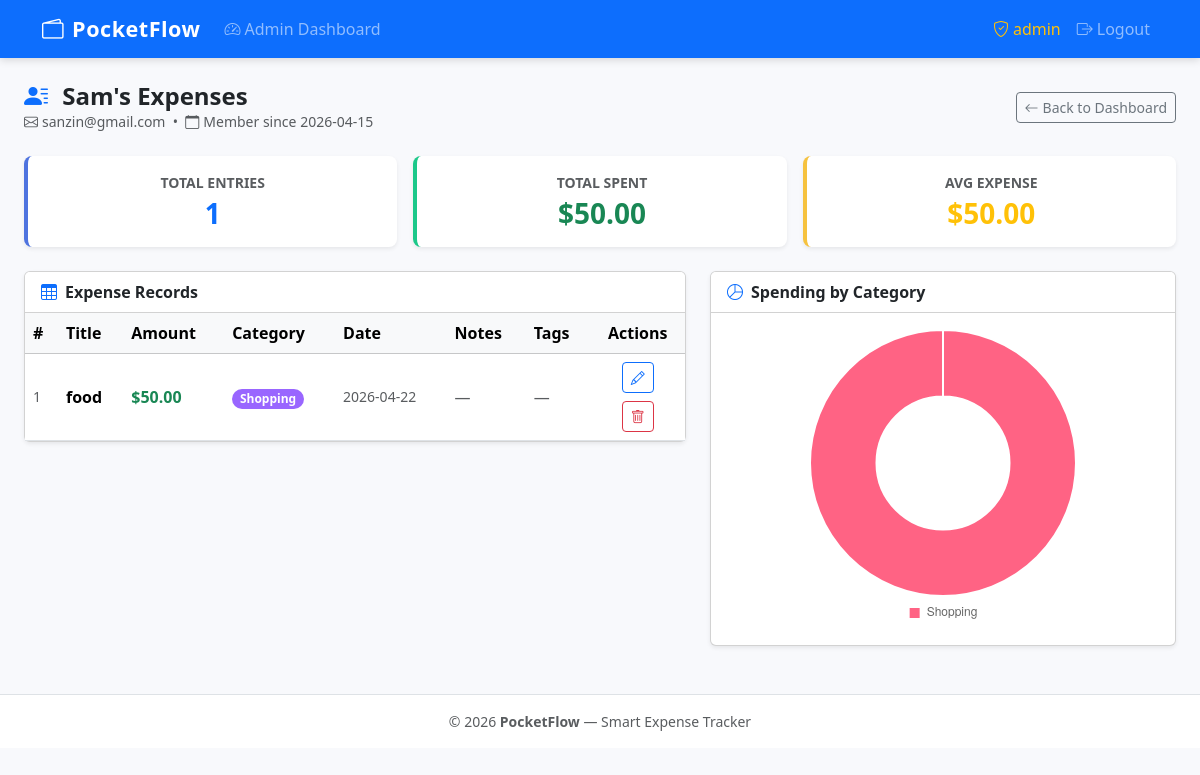
The app's page /admin/user/7 (signed in) with its own data.
### tables this page shows
CREATE TABLE users (
            id            INTEGER PRIMARY KEY AUTOINCREMENT,
            username      TEXT    NOT NULL UNIQUE,
            email         TEXT    NOT NULL UNIQUE,
            password_hash TEXT    NOT NULL,
            is_admin      INTEGER NOT NULL DEFAULT 0,
            created_at    TEXT    NOT NULL DEFAULT (datetime('now'))
        , avatar TEXT NOT NULL DEFAULT '', remember_token TEXT NOT NULL DEFAULT '', remember_token_expiry INTEGER NOT NULL DEFAULT 0, monthly_budget REAL NOT NULL DEFAULT 0);

CREATE TABLE expenses (
            id         INTEGER PRIMARY KEY AUTOINCREMENT,
            user_id    INTEGER NOT NULL,
            title      TEXT    NOT NULL,
            amount     REAL    NOT NULL,
            date       TEXT    NOT NULL,
            category   TEXT    NOT NULL,
            notes      TEXT    NOT NULL DEFAULT '',
            tags       TEXT    NOT NULL DEFAULT '',
            created_at TEXT    NOT NULL DEFAULT (datetime('now')),
            updated_at TEXT    NOT NULL DEFAULT (datetime('now')),
            FOREIGN KEY (user_id) REFERENCES users(id) ON DELETE CASCADE
        );

### app.py (the view)
@app.route('/admin/user/<int:user_id>')
@admin_required
def admin_user_expenses(user_id):
    conn = get_db()
    user = conn.execute(
        'SELECT * FROM users WHERE id = ? AND is_admin = 0', [user_id]
    ).fetchone()
    if not user:
        conn.close()
        flash('User not found.', 'danger')
        return redirect(url_for('admin_dashboard'))
    expenses = conn.execute(
        'SELECT * FROM expenses WHERE user_id = ? ORDER BY date DESC, created_at DESC', [user_id]
    ).fetchall()
    total = conn.execute(
        'SELECT COALESCE(SUM(amount), 0) FROM expenses WHERE user_id = ?', [user_id]
    ).fetchone()[0]
    cat_rows = conn.execute(
        'SELECT category, SUM(amount) AS total FROM expenses WHERE user_id = ? '
        'GROUP BY category ORDER BY total DESC', [user_id]
    ).fetchall()
    conn.close()
    return render_template('admin/user_expenses.html',
        user=user,
        expenses=expenses,
        total=total,
        categories=CATEGORIES,
        cat_labels=[r['category'] for r in cat_rows],
        cat_values=[r['total'] for r in cat_rows],
    )

### app.py (called while the page is built, shortened)
def get_db():
    conn = sqlite3.connect(DATABASE)
    conn.row_factory = sqlite3.Row
    conn.execute('PRAGMA foreign_keys = ON')
    return conn

def admin_required(f):
    @wraps(f)
    def decorated(*args, **kwargs):
        if 'user_id' not in session:
            flash('Please log in to continue.', 'warning')
            return redirect(url_for('login'))
        if not session.get('is_admin'):
            flash('Admin access required.', 'danger')
            return redirect(url_for('dashboard'))
        return f(*args, **kwargs)
    return decorated

@app.before_request
def load_user_from_remember_token():
    if 'user_id' in session:
        return

### templates/admin/user_expenses.html (shortened to what this page needs)
{% extends 'base.html' %}
{% block content %}
<div class="container-fluid px-4">
  <div class="page-header mt-2">
    <div>
      <h2>
        <i class="bi bi-person-lines-fill me-2 text-primary"></i>
        {{ user.username }}'s Expenses
      </h2>
      <p class="text-muted mb-0 small">
        <i class="bi bi-envelope me-1"></i>{{ user.email }}
        &nbsp;&bull;&nbsp;
        <i class="bi bi-calendar me-1"></i>Member since {{ user.created_at[:10] }}
      </p>
    </div>
    <a href="{{ url_for('admin_dashboard') }}" class="btn btn-outline-secondary btn-sm">
      <i class="bi bi-arrow-left me-1"></i>Back to Dashboard
    </a>
  </div>
  <div class="row g-3 mb-4">
    <div class="col-sm-4">
      <div class="card stat-card primary shadow-sm text-center py-3">
        <p class="text-muted small text-uppercase fw-semibold mb-1">Total Entries</p>
        <h3 class="fw-bold text-primary mb-0">{{ expenses|length }}</h3>
      </div>
    </div>
    <div class="col-sm-4">
      <div class="card stat-card success shadow-sm text-center py-3">
        <p class="text-muted small text-uppercase fw-semibold mb-1">Total Spent</p>
        <h3 class="fw-bold text-success mb-0">${{ "%.2f"|format(total) }}</h3>
      </div>
    </div>
    <div class="col-sm-4">
      <div class="card stat-card warning shadow-sm text-center py-3">
        <p class="text-muted small text-uppercase fw-semibold mb-1">Avg Expense</p>
        <h3 class="fw-bold text-warning mb-0">
          ${{ "%.2f"|format(total / expenses|length) if expenses|length > 0 else "0.00" }}
        </h3>
      </div>
    </div>
  </div>
  <div class="row g-4">
    <div class="col-xl-7">
      <div class="card shadow-sm">
        <div class="card-header bg-white fw-semibold">
          <i class="bi bi-table me-2 text-primary"></i>Expense Records
        </div>
        {% if expenses %}
          <div class="table-responsive table-scroll">
            <table class="table table-hover align-middle mb-0">
              <thead class="table-light sticky-top">
                <tr>
                  <th>#</th>
                  <th>Title</th>
                  <th>Amount</th>
                  <th>Category</th>
                  <th>Date</th>
                  <th>Notes</th>
                  <th>Tags</th>
                  <th class="text-center">Actions</th>
                </tr>
              </thead>
              <tbody>
                {% for exp in expenses %}
                <tr>
                  <td class="text-muted small">{{ loop.index }}</td>
                  <td class="fw-semibold">{{ exp.title }}</td>
                  <td class="fw-bold text-success">${{ "%.2f"|format(exp.amount) }}</td>
                  <td>
                    <span class="badge cat-{{ exp.category }} rounded-pill">{{ exp.category }}</span>
                  </td>
                  <td class="text-muted small">{{ exp.date }}</td>
                  <td>
                    {% if exp.notes %}
                      <span class="text-truncate-note" title="{{ exp.notes }}">{{ exp.notes }}</span>
                    {% else %}
                      <span class="text-muted">—</span>
                    {% endif %}
                  </td>
                  <td>
                    {% if exp.tags %}
                      {% for tag in exp.tags.split(',') %}
                        {% if tag.strip() %}
                          <span class="tag-pill">{{ tag.strip() }}</span>
                        {% endif %}
                      {% endfor %}
                    {% else %}
                      <span class="text-muted">—</span>
                    {% endif %}
                  </td>
                  <td class="text-center">
                    <div class="d-inline-flex flex-column gap-2 align-items-center">
                      <a href="{{ url_for('admin_edit_expense', expense_id=exp.id) }}"
                         class="btn btn-sm btn-outline-primary" title="Edit">
                        <i class="bi bi-pencil"></i>
                      </a>
                      <form method="POST" action="{{ url_for('admin_delete_expense', expense_id=exp.id) }}"
                            class="delete-form d-inline">
                        <button type="submit" class="btn btn-sm btn-outline-danger" title="Delete">
                          <i class="bi bi-trash"></i>
                        </button>
                      </form>
                    </div>
                  </td>
                </tr>
                {% endfor %}
              </tbody>
            </table>
          </div>
        {% else %}
          <div class="card-body text-center text-muted py-5">
            <i class="bi bi-inbox display-4 d-block mb-3 opacity-50"></i>
            This user has no expenses yet!
          </div>
        {% endif %}
      </div>
    </div>
    <div class="col-xl-5">
      <div class="card shadow-sm h-100">
        <div class="card-header bg-white fw-semibold">
          <i class="bi bi-pie-chart me-2 text-primary"></i>Spending by Category
        </div>
        <div class="card-body d-flex align-items-center justify-content-center">
          {% if expenses %}
            <div class="chart-box w-100"><canvas id="pieChart"></canvas></div>
          {% else %}
            <p class="text-muted text-center py-4">No data yet.</p>
          {% endif %}
        </div>
      </div>
    </div>
  </div>
</div>
{% endblock %}
{% block scripts %}
<script>
  initPieChart('pieChart', {{ cat_labels|tojson }}, {{ cat_values|tojson }});
</script>
{% endblock %}

### static/css/style.css (style rules this page uses)
:root { --pf-primary: #4e73df; --pf-success: #1cc88a; --pf-warning: #f6c23e; --pf-danger: #e74a3b; --pf-info: #36b9cc; --pf-secondary: #858796; --pf-bg: #f8f9fc; }
body { background-color: var(--pf-bg); font-family: 'Segoe UI', system-ui, -apple-system, sans-serif; min-height: 100vh; display: flex; flex-direction: column; }
.stat-card { border: none; border-left: 4px solid; border-radius: .5rem; transition: transform .15s, box-shadow .15s; }
.stat-card.primary { border-left-color: var(--pf-primary); }
.stat-card.success { border-left-color: var(--pf-success); }
.stat-card.warning { border-left-color: var(--pf-warning); }
.cat-Shopping { background-color: #9966FF !important; }
.table-scroll { max-height: 460px; overflow-y: auto; }
.chart-box { position: relative; height: 300px; }
.page-header { display: flex; align-items: center; justify-content: space-between; margin-bottom: 1.5rem; flex-wrap: wrap; gap: .5rem; }
.page-header h2 { margin: 0; font-weight: 700; font-size: 1.5rem; }

### records on screen
users: username "Sam", email "sanzin@gmail.com", created_at "2026-04-15"
expenses: title "food", amount "50.00", category "Shopping", date "2026-04-22"

### other values on screen
{{ session.username }} "admin"
{{ expenses|length }} "1"
{{ "%.2f"|format(total) }} "50.00"
chart data {{ cat_labels|tojson }} ["Shopping"]
